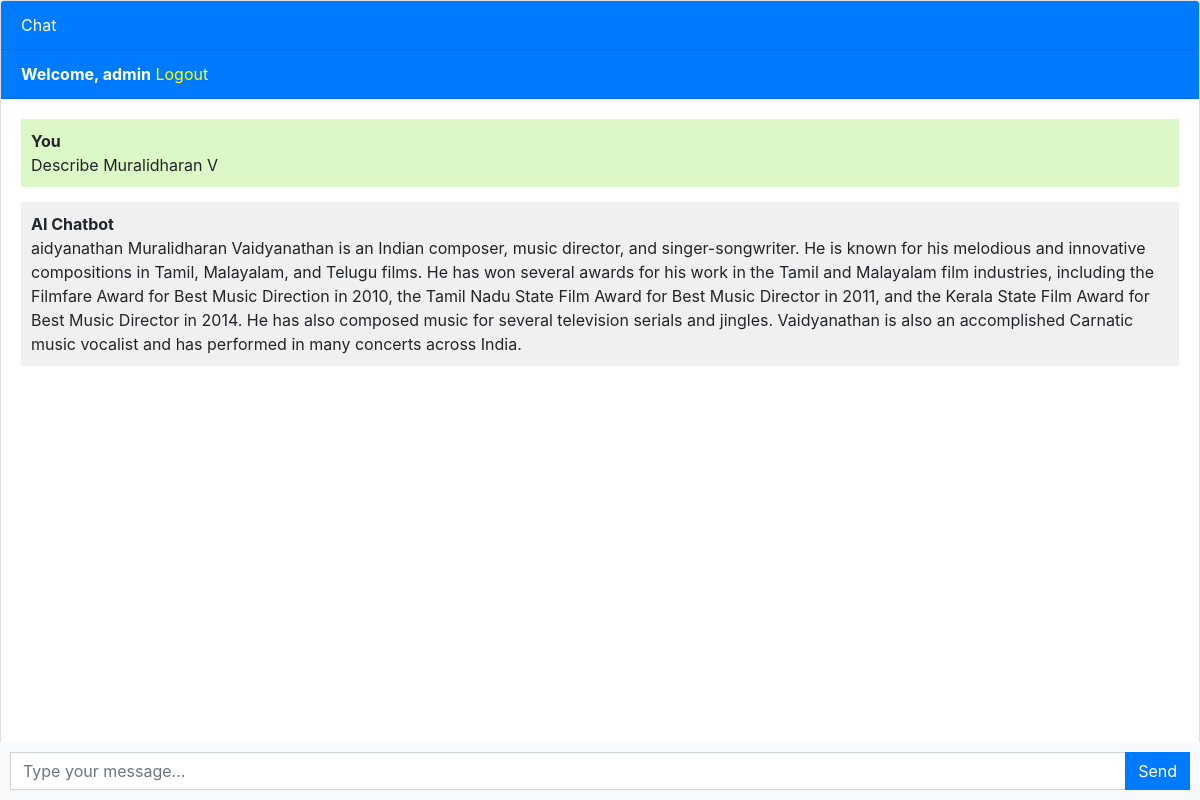
Screenshot of / (signed in) with the database file from the repository.
### chatbot/models.py (models this page shows, shortened)
class Chat(models.Model):
    user = models.ForeignKey(User, on_delete=models.CASCADE)
    message = models.TextField()
    response = models.TextField()
    created_at = models.DateTimeField(auto_now_add=True)

### chatbot/views.py (the view)
# urls.py: path('',views.chatbot,name='chatbot'),
def chatbot(request):
    chats = Chat.objects.filter(user=request.user)
    if request.method == 'POST':
        message = request.POST.get('message')
        response = ask_openai(message)
        chat = Chat(user=request.user, message=message, response=response, created_at=timezone.now())
        chat.save()
        return JsonResponse({'message': message, 'response': response})
    return render(request, 'chatbot.html', {'chats': chats})

### templates/chatbot.html (shortened to what this page needs)
{% extends 'base.html' %}
{% block content %}
<div class="chat-container">
  <div class="card flex-grow-1">
    <div class="card-header bg-primary text-white">Chat</div>
    {% if user.is_authenticated %}
    <div class="card-header bg-primary text-white"><b>Welcome, {{user.username}}</b>   <a style="color: yellow;" href="logout">Logout</a></div>
    {% else %}
    <div class="card-header bg-primary text-white"><a style="color: yellow" href="login">Login</a>   <a style="color: yellow;" href="register">Register</a></div>
    {% endif %}
    <div class="card-body messages-box">
      <ul class="list-unstyled messages-list">
        {% for chat in chats %}
          {% if chat.user == request.user %}
            <li class="message sent">
          <div class="message-text">
            <div class="message-sender">
              <b>You</b>
            </div>
            <div class="message-content">
              {{chat.message}}
            </div>
          </div>
        </li>
        <li class="message received">
          <div class="message-text">
            <div class="message-sender">
              <b>AI Chatbot</b>
            </div>
            <div class="message-content">
              {{chat.response}}
            </div>
          </div>
        </li>
          {% endif %}
        {% endfor %}
      </ul>
    </div>
    <br><br>
    <br><br>
    <br><br>
  </div>
  <form class="message-form">
    <div class="input-group">
      <input type="text" class="form-control message-input" placeholder="Type your message...">
      <div class="input-group-append">
        <button type="submit" class="btn btn-primary btn-send">Send</button>
      </div>
    </div>
  </form>
</div>
{% endblock %}

### templates/base.html (shortened to what this page needs)
<!DOCTYPE html>
<html lang="en">
  <head>
    <link rel="stylesheet" href="https://stackpath.bootstrapcdn.com/bootstrap/4.3.1/css/bootstrap.min.css">
  </head>
  <body>
    {% block content %}{% endblock %}
  </body>
</html>

### templates/chatbot.html (style rules this page uses)
body, html { height: 100%; }
.messages-box { flex: 1; overflow-y: auto; }
.messages-list { padding-left: 0; }
.message { margin-bottom: 15px; list-style: none; }
.message-text { padding: 10px; border-radius: 5px; }
.sent { background-color: #dcf8c6; align-self: flex-end; }
.received { background-color: #f1f0f0; align-self: flex-start; }
.message-form { display: flex; position: fixed; bottom: 0; left: 0; right: 0; padding: 10px; background-color: #f8f9fa; }
.message-input { flex: 1; border-radius: 0; border-right: none; }
.btn-send { border-radius: 0; }
.chat-container { height: 100%; display: flex; flex-direction: column; }

### rows the page displays
Chat: message "Describe Muralidharan V", response "aidyanathan Muralidharan Vaidyanathan is an Indian composer, music director, and singer-songwriter. He is known for his melodious and innovative compositions in Tamil, Malayalam, and Telugu films. He has won several awards for his work in the Tamil and Malayalam film industries, including the Filmfare Award for Best Music Direction in 2010, the Tamil Nadu State Film Award for Best Music Director in 2011, and the Kerala State Film Award for Best Music Director in 2014. He has also composed music for several television serials and jingles. Vaidyanathan is also an accomplished Carnatic music vocalist and has performed in many concerts across India."

### other values shown
{{ user.username }} "admin"
